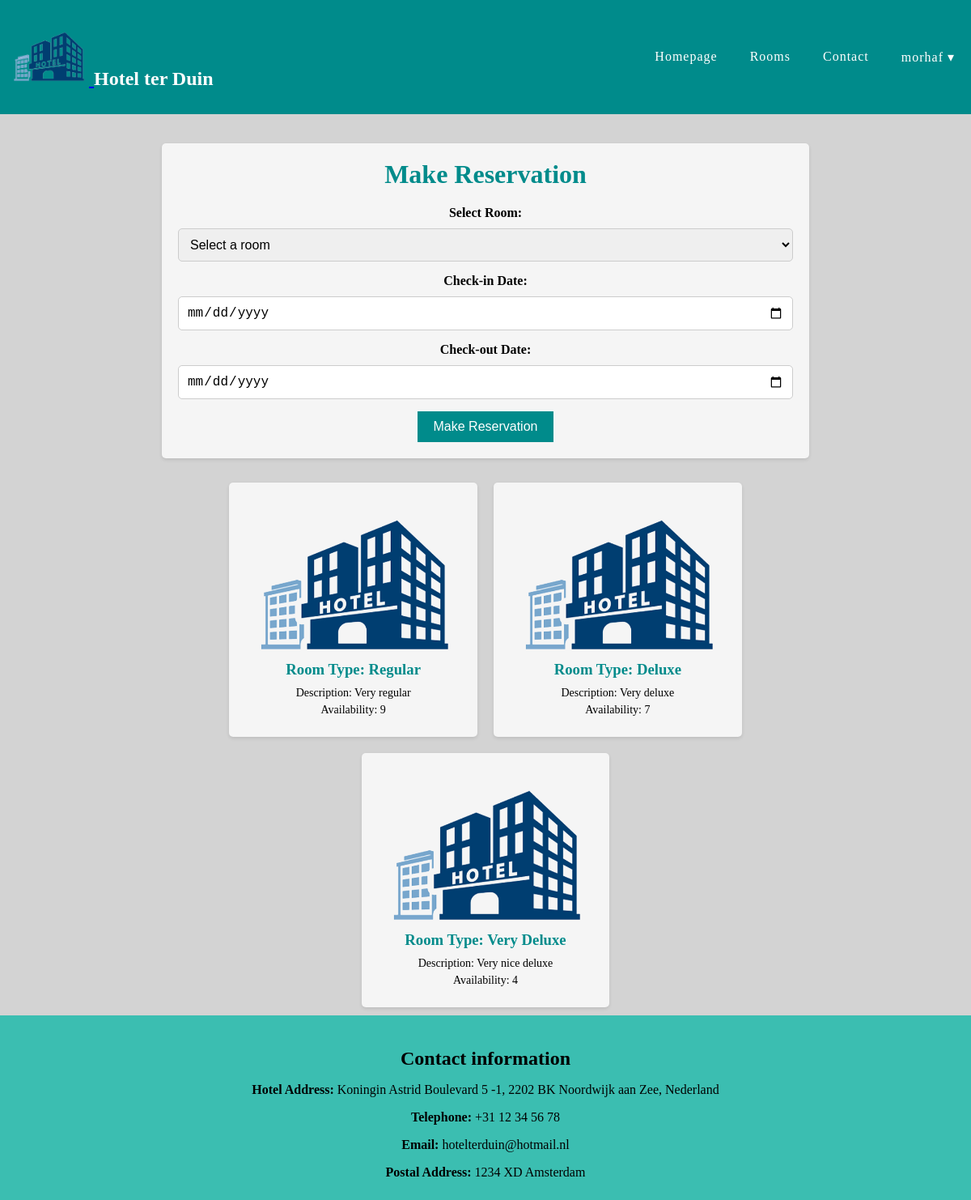
Page /hotelterduin/php/clientside/products.php (signed in) on the committed database.
### tables this page shows
CREATE TABLE `rooms` (
  `room_id` int(11) NOT NULL,
  `room_type` varchar(50) NOT NULL,
  `description` varchar(100) DEFAULT NULL,
  `available` int(11) NOT NULL
);

### hotelterduin/php/clientside/products.php (the view, shortened to what this page needs)
<?php
$db = new Db();
$PDO = $db->getPDO();
$imagePaths = [
    'room1' => '../../images/logo.jpg',
    'room2' => '../../images/logo.png',
    'room3' => 'path_to_image3.jpg',
];
$sql = "SELECT * FROM rooms WHERE available > 0";
$stmt = $PDO->prepare($sql);
$stmt->execute();
$rooms = $stmt->fetchAll(PDO::FETCH_ASSOC);
?>
<!DOCTYPE html>
<html lang="en">
<head>
    <link rel="stylesheet" href="../../css/style.css">
    <link rel="stylesheet" href="../../css/navbar.css">
    <link rel="stylesheet" href="../../css/reservatie.css">
    <link rel="stylesheet" href="../../css/admin.css">
</head>
<body>
    <header>
        <?php include '../../templates/navbar.php'; ?>
    </header>
    <br><br>
    <div class="container">
        <div class="reservation-form">
            <h1>Make Reservation</h1>
            <form action="" method="post">
                <label for="room_id">Select Room:</label>
                <select name="room_id" required>
                    <option value="" disabled selected>Select a room</option>
                </select>
                <br>
                <label for="check_in_date">Check-in Date:</label>
                <input type="date" name="check_in_date" min="<?php echo date('Y-m-d'); ?>" required>
                <br>
                <label for="check_out_date">Check-out Date:</label>
                <input type="date" name="check_out_date" min="<?php echo date('Y-m-d', strtotime('+1 day')); ?>" required>
                <br>
                <input type="submit" name="submit" value="Make Reservation">
            </form>
        </div>
        <div class="rooms-container">
            <?php foreach ($rooms as $room) { ?>
                <div class="room">
                    <div class="room-image">
                        <?php
                        $imagePath = isset($imagePaths[$room['room_type']]) ? $imagePaths[$room['room_type']] : '../../images/logo.png';
                        ?>
                        <img src="<?php echo $imagePath; ?>" alt="Room Image">
                    </div>
                    <h3>Room Type: <?php echo $room['room_type']; ?></h3>
                    <p>Description: <?php echo $room['description']; ?></p>
                    <p>Availability: <?php echo $room['available']; ?></p>
                </div>
            <?php } ?>
        </div>
    </div>
    <footer>
        <?php include '../../templates/footer.php'; ?>
    </footer>
</body>
</html>

### hotelterduin/css/style.css (style rules this page uses)
body { background-color: lightgray; }
footer { background-color: #3bbeb1; padding: 20px; text-align: center; }

### hotelterduin/css/navbar.css (style rules this page uses)
body { margin: 0; padding: 0; }
header { background-color: darkcyan; position: block; top: 10px; left: 0; width: 100%; z-index: 999; }

### hotelterduin/css/reservatie.css (style rules this page uses)
body { margin: 0; padding: 0; }
header { background-color: darkcyan; position: block; top: 10px; left: 0; width: 100%; z-index: 999; }
.room-image { flex: 1; }
.room-image img { width: 100%; height: auto; }

### hotelterduin/css/admin.css (style rules this page uses)
.container { max-width: 800px; margin: 0 auto; text-align: center; }
.reservation-form { background-color: #f5f5f5; padding: 20px; margin-bottom: 20px; border-radius: 5px; box-shadow: 0 2px 4px rgba(0, 0, 0, 0.1); }
.reservation-form h1 { margin: 0; margin-bottom: 20px; color: darkcyan; }
.reservation-form label { display: block; margin-bottom: 10px; font-weight: bold; }
.reservation-form select, .reservation-form input[type="date"] { width: 100%; padding: 10px; margin-bottom: 15px; border: 1px solid #ccc; border-radius: 5px; font-size: 16px; box-sizing: border-box; }
.reservation-form input[type="submit"] { padding: 10px 20px; background-color: darkcyan; color: #fff; border: none; cursor: pointer; font-size: 16px; }
.rooms-container { display: flex; flex-wrap: wrap; justify-content: center; max-width: 800px; margin: 0 auto; }
.room { background-color: #f5f5f5; padding: 20px; margin: 10px; border-radius: 5px; box-shadow: 0 2px 4px rgba(0, 0, 0, 0.1); text-align: center; position: relative; overflow: hidden; }
.room h3 { margin: 0; margin-bottom: 10px; color: darkcyan; }
.room p { margin: 0; margin-bottom: 5px; font-size: 14px; }
.room-image { width: 100%; height: 200px; }
.room-image img { width: 100%; height: 100%; object-fit: cover; border-radius: 5px; margin-bottom: 10px; }

### rows in the picture
rooms: room_type "Regular", description "Very regular", available "9"
rooms: room_type "Deluxe", description "Very deluxe", available "7"
rooms: room_type "Very Deluxe", description "Very nice deluxe", available "4"

### other values in the picture
$_SESSION['username'] "morhaf"
